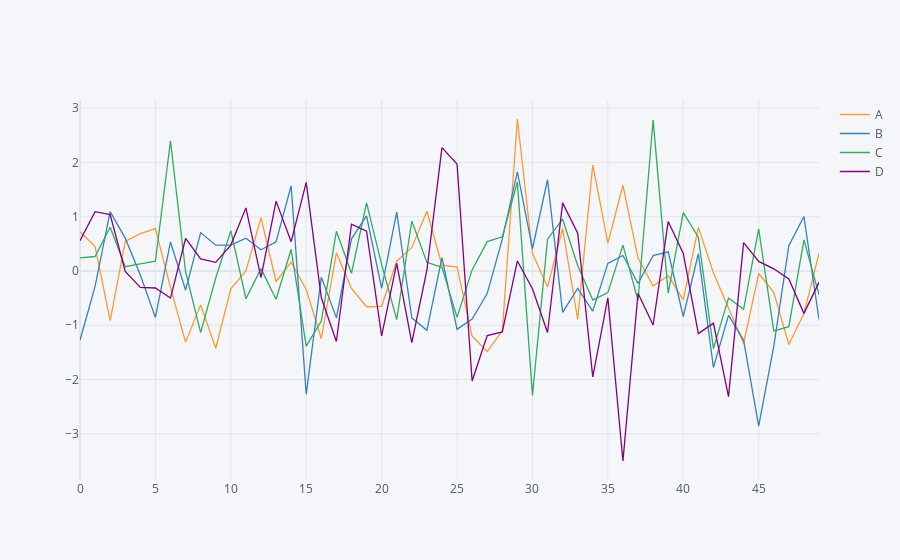

Notebook cell for this chart:
### Markdown cell above
# Basics

### Code cell
arr_1 = np.random.randn(50,4)
df_1 = pd.DataFrame(arr_1, columns=['A','B','C','D'])
df_1.head()

df_1.iplot()
